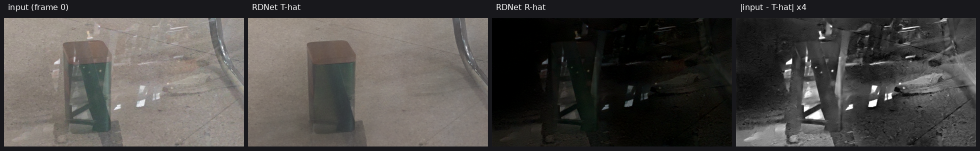
#> input picture RDNet_901_frame0_analyze.png, 1960 x 301 px, found by its file name (shown at 1/2 size)
$ python demo_synth_occlusion_v3.py
#> lines starting #> are read from the running program, lines starting #| are printed output that depends on the picture; after the words box and inside, x2 and y2 are one past the last pixel; in counts of white or black regions, pixels touching at a corner belong together; pictures that were not available may be replaced by others from this repository, and a replacement may not be noted
### scripts/synth_occlusion_v2.py
"""合成遮挡区（Ω）注入：S1 随机平滑闭曲线 + S2 真实行人剪影（变换后作为投影轮廓）。

物理（与实测口径对齐，见 2026.10.26_物理模型_最终版 与 2026.10.28_遮蔽区定义档）：
    c(x)  遮挡覆盖率场（0..1，边界软过渡）
    T'    = (1 - eta*c) * T                <- 照度下降（目标本身更暗，实测 10.9%±7.3%）
    R'    = (1 - c) * R + c * R_occ        <- 亮反射被"暗的、离焦的自身反射"替换
    I     = T' + b * R'
    om    = c > 0.5                        <- 精确掩码（由构造给出，无需标注）

用法：
    python synth_occlusion_v2.py --selftest
    python synth_occlusion_v2.py --demo --demo-out demo.png
"""
import argparse
import glob
import os
import sys

import cv2
import numpy as np

LIB_DEFAULT = os.environ.get(
    "TINTED_SILHOUETTES",
    "/DataDisk/zmy_code/TintedGlass_Enhance/data/silhouettes/lib")

# ---- 实测锚点（2026-10-29 重新标定，见 measure_real_darkness_gap / check_illumination_vs_reflection）----
# 关键修正：真实数据里 Ω 内的"暗"主要不是目标变暗，而是**输入相对目标暗**：
#   1026 池 82 对：T_in/T_out = 0.963，I_in/T_out = 0.803 ⇒ I/T_in ≈ 0.87
#   ⇒ 网络必须在 Ω 内**局部提亮**约 13%，而这一点是任何全局增益都做不到的
I_OVER_T_IN = (0.87, 0.10)             # Ω 内 I/T 的目标分布（截断到 [0.55, 1.05]）
I_OVER_T_OUT = 1.045                   # Ω 外 I/T（反射贡献 +4.5%）
R_OCC_RATIO = (0.015, 0.030)           # Ω 内"遮挡物自身暗反射"占 T 的比例（方案 B）
R_OCC_SIGMA = (10.0, 24.0)             # 离焦半径
EDGE_PX = (0.6, 1.2)                   # 边界软过渡宽度（用户：真实边缘更清晰）
TARGET_DARKEN = 0.0                    # 目标是否也压暗（实测只有 3.7%，默认不加）

# ------------------------------------------------------------------ 形状
# [10 lines left out: function _pad_to, not called in this run]


def _place(rng, m, H, W, bottom_bias=0.7):
    """把形状放到画布上：多数贴下缘/侧缘（拍摄者通常站在取景框边缘），少数任意位置。"""
    h, w = m.shape
    if h > H or w > W:                      # 超界先等比缩进画布
        k = min(H / h, W / w) * 0.95
        m = cv2.resize(m, (max(1, int(w * k)), max(1, int(h * k))), interpolation=cv2.INTER_AREA)
        h, w = m.shape
    canvas = np.zeros((H, W), np.float32)
    if rng.random() < bottom_bias:
        y = H - h - rng.integers(0, max(1, H // 12))
        side = int(rng.integers(0, 3))
        if side == 0:
            x = rng.integers(0, max(1, W // 6))
        elif side == 1:
            x = W - w - rng.integers(0, max(1, W // 6))
        else:
            x = rng.integers(0, max(1, W - w + 1))
    else:
        y = rng.integers(0, max(1, H - h + 1))
        x = rng.integers(0, max(1, W - w + 1))
    y = int(min(max(0, int(y)), H - h))      # 硬夹紧，避免切片越界
    x = int(min(max(0, int(x)), W - w))
    canvas[y:y + h, x:x + w] = m
    return canvas


def _soft_edge(m, rng, edge_px=None):
    """把二值掩码变成带软过渡的覆盖率场 c∈[0,1]（内正外负的有符号距离）。"""
    e = float(rng.uniform(*EDGE_PX)) if edge_px is None else float(edge_px)
    b = (m > 0.5).astype(np.uint8)
    d_in = cv2.distanceTransform(b, cv2.DIST_L2, 5)
    d_out = cv2.distanceTransform(1 - b, cv2.DIST_L2, 5)
    return np.clip(0.5 + (d_in - d_out) / (2.0 * e), 0.0, 1.0).astype(np.float32)


def _elastic(rng, m, amp_frac=0.05, k=3):
    """低频弹性形变：模仿投影面上的非线性拉伸/挤压。"""
    H, W = m.shape
    small = (6, 6)
    dx = rng.normal(0, 1, (small[0], small[1])).astype(np.float32)
    dy = rng.normal(0, 1, (small[0], small[1])).astype(np.float32)
    dx = cv2.resize(dx, (W, H), interpolation=cv2.INTER_CUBIC)
    dy = cv2.resize(dy, (W, H), interpolation=cv2.INTER_CUBIC)
    a = amp_frac * min(H, W)
    xx, yy = np.meshgrid(np.arange(W, dtype=np.float32), np.arange(H, dtype=np.float32))
    return cv2.remap(m, xx + a * dx, yy + a * dy, interpolation=cv2.INTER_LINEAR,
                     borderMode=cv2.BORDER_CONSTANT, borderValue=0)


def _affine_shape(rng, m, widen=(1.20, 1.70), squash=(0.80, 1.05), shear=0.10):
    """把剪影"放宽"成该视角下的投影轮廓。

    用户定案（2026-10-29）：**不做旋转** —— 旋转会破坏语义（人看起来是歪的）；
    改为各向异性放宽（x 拉宽 1.2–1.7×，y 轻微压缩 0.8–1.05×）+ 小幅剪切。
    """
    h, w = m.shape
    sx = float(rng.uniform(*widen))
    sy = float(rng.uniform(*squash))
    sh = float(rng.uniform(-shear, shear))
    l00, l01 = sx, sx * sh
    l10, l11 = 0.0, sy
    cx, cy = (w - 1) / 2.0, (h - 1) / 2.0
    tx = cx - (l00 * cx + l01 * cy)
    ty = cy - (l10 * cx + l11 * cy)
    M = np.array([[l00, l01, tx], [l10, l11, ty]], dtype=np.float64)
    return cv2.warpAffine(m.astype(np.float32), M, (w, h), flags=cv2.INTER_LINEAR,
                          borderMode=cv2.BORDER_CONSTANT, borderValue=0)


# [16 lines left out: function sample_S1, not called in this run]


def _bbox_crop(m):
    ys, xs = np.nonzero(m > 0.5)
    if len(ys) < 20:
        return m
    return m[ys.min():ys.max() + 1, xs.min():xs.max() + 1]


def sample_S2(rng, lib, H, W, area_frac, upper_p=0.5, widen=None):
    """S2：真实行人剪影 → 放宽（不旋转）→ 可选只保留上半身 → 按目标面积缩放并贴边。

    upper_p：以该概率只取"上半身"（顶部 35–80%），此时底边是画框切边（真实拍摄者常被画框切掉）。
    返回 (mask, anchored_bottom)。
    """
    m = lib[int(rng.integers(0, len(lib)))].astype(np.float32)
    if m.max() > 1.5:
        m = (m > 127).astype(np.float32)
    m = _bbox_crop(m)
    m = _affine_shape(rng, m) if widen is None else _affine_shape(rng, m, widen=widen)
    if rng.random() < 0.7:
        m = _elastic(rng, m, amp_frac=float(rng.uniform(0.015, 0.040)))
    m = _bbox_crop(m)

    upper = rng.random() < upper_p
    if upper:
        f = float(rng.uniform(0.35, 0.80))
        h0 = max(8, int(m.shape[0] * f))
        m = m[:h0]
        m = _bbox_crop(m)

    # 按目标面积缩放（先粗调，再按实际面积精调一次）
    for _ in range(2):
        a_now = max(float((m > 0.5).sum()), 1.0)
        k = np.sqrt(area_frac * H * W / a_now)
        m = cv2.resize(m, (max(1, int(m.shape[1] * k)), max(1, int(m.shape[0] * k))),
                       interpolation=cv2.INTER_NEAREST)
    m = (m > 0.5).astype(np.float32)
    return m, upper


# [14 lines left out: function coverage, not called in this run]


# ------------------------------------------------------------------ 注入
def apply_occlusion(T, R, c, rng, b=None, i_over_t_in=I_OVER_T_IN,
                    r_occ_ratio=R_OCC_RATIO, target_darken=TARGET_DARKEN):
    """把遮挡注入到 (T, R) 上，返回 I, T_target, R_eff, om。

    标定口径（2026-10-29）：直接对齐**观测量** I/T。
      Ω 外：I/T ≈ 1.045（反射贡献 +4.5%）
      Ω 内：I/T ≈ 0.87 ± 0.10  ——即输入比目标暗约 13%，这是"目标没变、输入变暗"的情形，
            需要网络做**局部提亮**；任何全局增益都无法同时满足内外两侧。
    分解：I/T_in = (1 - eta_in) + ratio_occ，其中 ratio_occ ~ R_OCC_RATIO（方案 B 的暗反射）。
    """
    H, W = T.shape[:2]
    T = T.astype(np.float32)
    R = R.astype(np.float32)
    c3 = c[..., None]
    om = (c > 0.5)

    Tt = (1.0 - target_darken * c3) * T                   # 目标（默认不压暗）
    b = float(np.exp(rng.uniform(np.log(0.4), np.log(1.5)))) if b is None else float(b)

    # 先按"Ω 外 I/T = 1.045"定反射整体强度
    denom = float((R * (1 - c3)).sum())
    if denom > 1e-3:
        beta = (I_OVER_T_OUT - 1.0) * float((Tt * (1 - c3)).sum()) / denom
        beta = float(np.clip(beta, 0.0, 5.0))
    else:
        beta = 0.0

    # Ω 内：目标 I/T 由分布给定，拆成 (1-eta_in) + ratio_occ
    tgt = float(np.clip(rng.normal(*i_over_t_in), 0.55, 1.05)) if np.ndim(i_over_t_in) else float(i_over_t_in)
    ratio = float(rng.uniform(*r_occ_ratio)) if np.ndim(r_occ_ratio) else float(r_occ_ratio)
    eta_in = float(np.clip(1.0 - tgt + ratio, 0.0, 0.6))

    sig = float(rng.uniform(*R_OCC_SIGMA))
    R_occ = cv2.GaussianBlur(R, (0, 0), sig)
    m = float(R_occ[om].mean()) if om.any() else 0.0
    if m > 1e-3 and om.any():
        R_occ = R_occ * (ratio * float(Tt[om].mean()) / m)
    else:
        R_occ = np.zeros_like(R)

    I = (1.0 - eta_in * c3) * Tt + b * beta * (1.0 - c3) * R + c3 * R_occ
    I = np.clip(I, 0, 255)
    return I.astype(np.uint8), Tt.astype(np.uint8), (R * beta), om


def load_lib(lib_dir=None):
    d = lib_dir or LIB_DEFAULT
    ps = sorted(glob.glob(os.path.join(d, "*.png")))
    if not ps:
        raise FileNotFoundError(f"剪影库为空: {d}")
    lib = []
    for p in ps:
        m = cv2.imread(p, 0)
        if m is None:
            continue
        # 库内 PNG 存的是 0/255，统一归一到 0/1（面积计算依赖这一点）
        lib.append((m > 127).astype(np.float32))
    return lib


# ------------------------------------------------------------------ 自检 / 演示
def _stats(T, I, om):
    gT = T.mean(2).astype(np.float64)
    gI = I.mean(2).astype(np.float64)
    valid = gT > 20
    r = np.where(valid, gI / np.maximum(gT, 1e-6), np.nan)
    return dict(area=float(om.mean()), ratio_in=float(np.nanmean(r[om])),
                ratio_out=float(np.nanmean(r[~om])))


# [80 lines left out: functions selftest, demo, not called in this run]


# [12 lines that do not run on import are left out]

### scripts/demo_synth_occlusion_v3.py
"""合成遮挡演示 v3：看"边缘锐度 + 暗度"，含 Ω 局部 2× 放大格。

3 行 = 三档照度下降（η = 10.9% / 18% / 25%），均带方案 B 的暗反射替换（I/T_in ≈ 1.02）。
每行 5 格：T' | I | I 的 Ω 局部 2× 放大 | I 的 Ω 局部 4× 放大 | Ω 轮廓

用法：python demo_synth_occlusion_v3.py --out demo.png
"""
import argparse
import glob
import os
import sys

import cv2
import numpy as np

sys.path.insert(0, os.path.dirname(os.path.abspath(__file__)))
import synth_occlusion_v2 as S  # noqa: E402

P = os.environ.get("TINTED_ROOT", "/DataDisk/zmy_code/TintedGlass_Enhance")
IOT = [0.95, 0.87, 0.78]   # Ω 内 I/T 的目标值（暗度三档）
NAMES = ["I/T in=0.95 (mild)", "I/T in=0.87 (calibrated mean)", "I/T in=0.78 (strong)"]


def real_pair(size):
    cand = sorted(glob.glob(os.path.join(P, "data/train_sets/real_pairs_1026/I/*.png")))
    key = os.path.basename(cand[0])
    base = os.path.dirname(os.path.dirname(cand[0]))
    Ti = cv2.imread(os.path.join(base, "T", key)).astype(np.float32)
    Ii = cv2.imread(os.path.join(base, "I", key)).astype(np.float32)
    a = float(Ii.mean() / max(Ti.mean(), 1e-6))       # 逐图增益归一后再估反射
    R = np.clip(Ii - a * Ti, 0, 255)
    return cv2.resize(Ti, (size, size)), cv2.resize(R, (size, size))


def zoom_crop(img, om, k, pad=8):
    ys, xs = np.nonzero(om)
    if len(ys) == 0:
        return cv2.resize(img, (img.shape[1] * k, img.shape[0] * k))
    y0, y1 = max(0, ys.min() - pad), min(img.shape[0], ys.max() + pad)
    x0, x1 = max(0, xs.min() - pad), min(img.shape[1], xs.max() + pad)
    crop = img[y0:y1, x0:x1]
    return cv2.resize(crop, (crop.shape[1] * k, crop.shape[0] * k), interpolation=cv2.INTER_NEAREST)


def main():
    ap = argparse.ArgumentParser()
    ap.add_argument("--out", default="demo_synth_v3.png")
    ap.add_argument("--size", type=int, default=220)
    a = ap.parse_args()

    T, R = real_pair(a.size)
#> in real_pair, `a = float(Ii.mean() / max(Ti.mean(), 1e-6))`: a = 1
#> in real_pair, `R = np.clip(Ii - a * Ti, 0, 255)`: R: shape (301, 1960, 3) float32; every value is 0
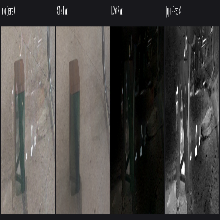
#> T: shape (220, 220, 3) float32; mean of channels 0, 1, 2 70.4, 72.9, 75.6; drawn as B, G, R
#> R: shape (220, 220, 3) float32; every value is 0
    lib = S.load_lib()
#> lib = 1 item

    # 固定一个"上半身"形状，三行共用，保证暗度对比公平
    m, up = S.sample_S2(np.random.default_rng(77), lib, a.size, a.size, 0.15, upper_p=1.0)
#> in sample_S2, `m = lib[int(rng.integers(0, len(lib)))].astype(np.float32)`:
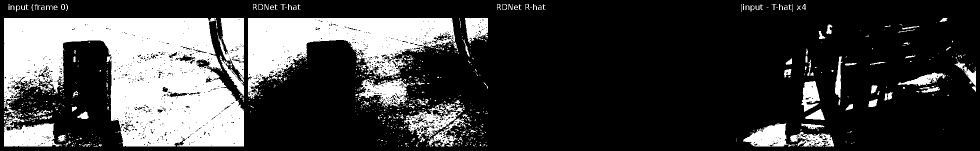
#> m: shape (301, 1960) float32 (shown at 1/2 size); values 0 (black) and 1 (white), 24.3% white; 935 white regions (820 under 20 px), largest, box (x1, y1, x2, y2) and area: (8, 36, 488, 293) 76951, (496, 36, 910, 198) 31826, (436, 36, 488, 193) 4873
#> in _bbox_crop, `return m[ys.min():ys.max() + 1, xs.min():xs.max() + 1]`: returned value: shape (285, 1944) float32; values 0 (black) and 1 (white), 25.9% white; 935 white regions (820 under 20 px), largest, box (x1, y1, x2, y2) and area: (0, 28, 480, 285) 76951, (488, 28, 902, 190) 31826, (428, 28, 480, 185) 4873
#> in sample_S2, `m = m[:h0]`:
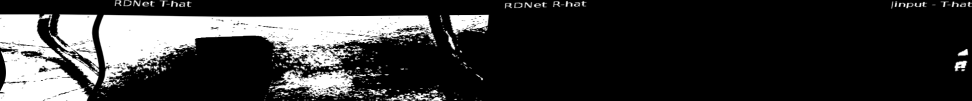
#> m: shape (201, 1944) float32 (shown at 1/2 size); min 0, max 1, mean 0.203
#> the loop in sample_S2, `for _ in range(2):` made 2 passes
#> (a_now, k) on passes 1 to 2: (79441, 0.302), (7191, 1)
#> in sample_S2, `m = (m > 0.5).astype(np.float32)`: m: shape (60, 589) float32; values 0 (black) and 1 (white), 20.4% white; 142 white regions (135 under 20 px), largest, box (x1, y1, x2, y2) and area: (61, 9, 263, 52) 3856, (0, 9, 55, 60) 1651, (32, 9, 61, 51) 646
#> up = True
    c = S._soft_edge(S._place(np.random.default_rng(78), m, a.size, a.size, 0.95), np.random.default_rng(79))
#> in _soft_edge, `e = float(rng.uniform(*EDGE_PX)) if edge_px is None else float(edge_px)`: e = 1.15
#> in _soft_edge, `b = (m > 0.5).astype(np.uint8)`:
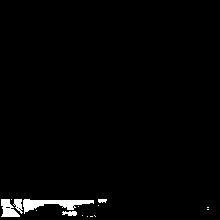
#> b: shape (220, 220); values 0 (black) and 1 (white), 1.8% white; 15 white regions (10 under 20 px), largest, box (x1, y1, x2, y2) and area: (23, 199, 94, 214) 463, (1, 199, 20, 217) 212, (13, 199, 23, 214) 84, (62, 211, 77, 216) 56, (98, 199, 107, 203) 30
#> in _soft_edge, `d_out = cv2.distanceTransform(1 - b, cv2.DIST_L2, 5)`:
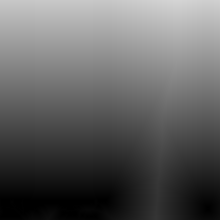
#> d_out: shape (220, 220) float32; min 0, max 212.9, mean 96.9

    rows, labels = [], []
    for iot, name in zip(IOT, NAMES):
        I, Tt, Reff, om = S.apply_occlusion(T, R, c, np.random.default_rng(5), b=1.0, i_over_t_in=iot)
        st = S._stats(Tt, I, om)
        ov = I.copy()
        cnts, _ = cv2.findContours(om.astype(np.uint8), cv2.RETR_EXTERNAL, cv2.CHAIN_APPROX_SIMPLE)
        cv2.drawContours(ov, cnts, -1, (0, 255, 0), 1)
        z2 = zoom_crop(I, om, 2)
        z4 = zoom_crop(I, om, 4)
        H = Tt.shape[0]
        z2 = cv2.resize(z2, (H, H)) if z2.shape[0] != H else z2
        z4 = cv2.resize(z4, (H, H)) if z4.shape[0] != H else z4
        rows.append(np.hstack([Tt, I, z2, z4, ov]))
        labels.append(f"{name}  Om={st['area']*100:.1f}%  I/T in={st['ratio_in']:.3f}  out={st['ratio_out']:.3f}")
        print("  " + labels[-1])
#> this loop made 3 passes
#> st on passes 1 to 3: {'area': 0.0178, 'ratio_in': 0.923, 'ratio_out': 1}, {'area': 0.0178, 'ratio_in': 0.845, 'ratio_out': 1}, {'area': 0.0178, 'ratio_in': 0.758, 'ratio_out': 1}
#|   I/T in=0.95 (mild)  Om=1.8%  I/T in=0.923  out=1.000
#|   I/T in=0.87 (calibrated mean)  Om=1.8%  I/T in=0.845  out=1.000
#|   I/T in=0.78 (strong)  Om=1.8%  I/T in=0.758  out=1.000
#> after the loop, labels = 3 items; rows = 3 items

    canvas = np.vstack(rows)
#> canvas: shape (660, 1100, 3)
    step = rows[0].shape[0]
#> step = 220
    for i, lab in enumerate(labels):
        y = i * step + 18
        cv2.putText(canvas, lab, (5, y), cv2.FONT_HERSHEY_SIMPLEX, 0.42, (0, 0, 0), 3, cv2.LINE_AA)
        cv2.putText(canvas, lab, (5, y), cv2.FONT_HERSHEY_SIMPLEX, 0.42, (255, 255, 255), 1, cv2.LINE_AA)
#> this loop made 3 passes
#> y on passes 1 to 3: 18, 238, 458
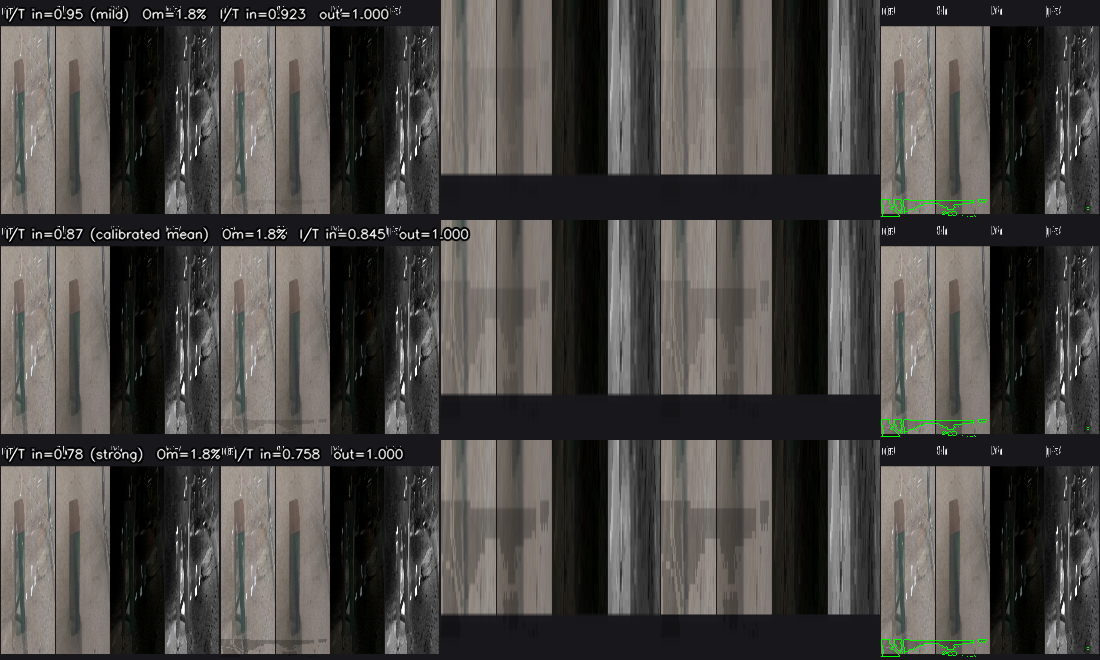
#> canvas: shape (660, 1100, 3); mean of channels 0, 1, 2 69.2, 72, 74.3; drawn as B, G, R
    hdr = np.zeros((24, canvas.shape[1], 3), np.uint8)
    cv2.putText(hdr, "T' | I | Omega zoom x2 | Omega zoom x4 | Omega contour", (5, 17),
                cv2.FONT_HERSHEY_SIMPLEX, 0.44, (200, 220, 255), 1, cv2.LINE_AA)
    canvas = np.vstack([hdr, canvas])
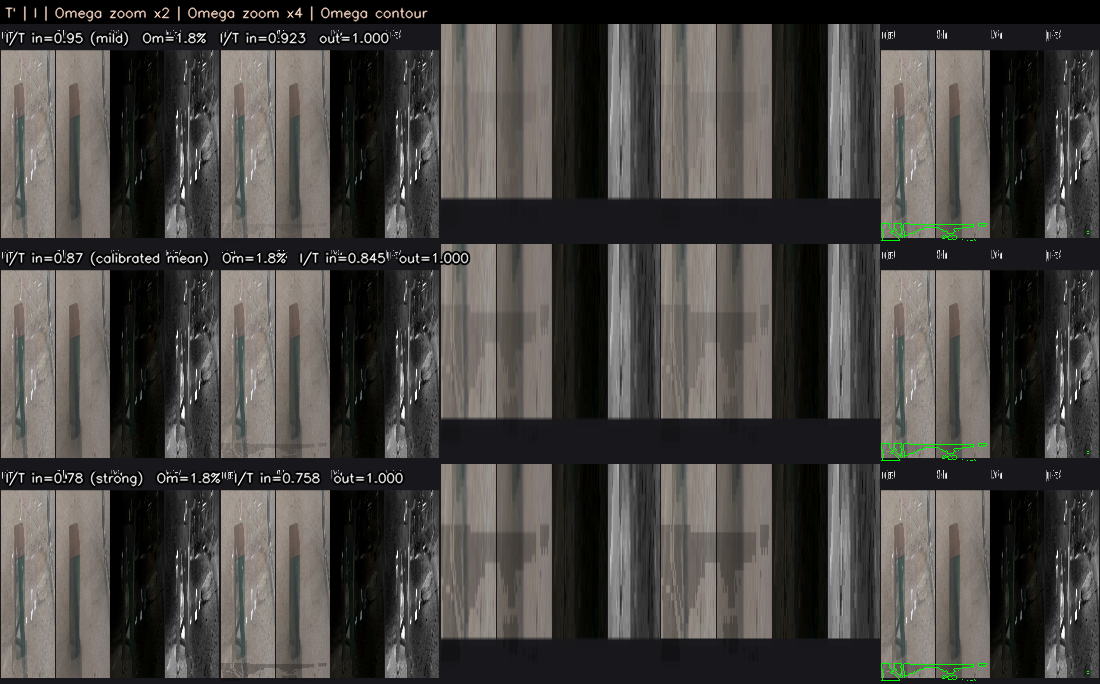
#> canvas: shape (684, 1100, 3); mean of channels 0, 1, 2 67, 69.7, 72; drawn as B, G, R
    cv2.imwrite(a.out, canvas)
    print("写出", a.out, canvas.shape)
#| 写出 demo_synth_v3.png (684, 1100, 3)


if __name__ == "__main__":
    main()

$ run again, on RDNet_901_frame0_vs_600.png
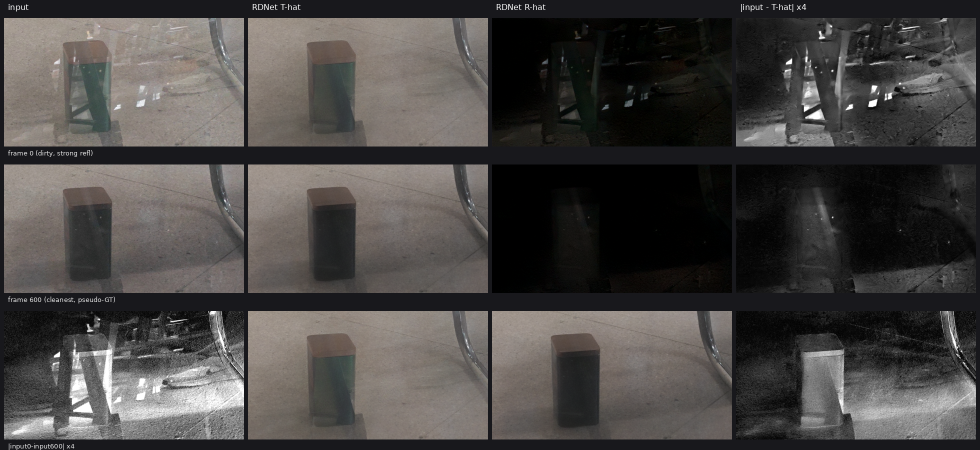
#> input picture RDNet_901_frame0_vs_600.png, 1960 x 899 px, found by its file name (shown at 1/2 size)
#> in real_pair, `a = float(Ii.mean() / max(Ti.mean(), 1e-6))`: a = 1
#> lib = 1 item
#> the loop in sample_S2, `for _ in range(2):` made 2 passes
#> (a_now, k) on passes 1 to 2: (225110, 0.18), (7142, 1.01)
#> in sample_S2, `m = (m > 0.5).astype(np.float32)`:
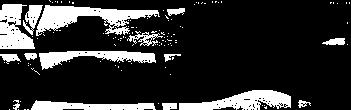
#> m: shape (110, 351) float32; values 0 (black) and 1 (white), 18.6% white; 115 white regions (100 under 20 px), largest, box (x1, y1, x2, y2) and area: (36, 5, 160, 36) 1711, (179, 90, 291, 110) 1281, (39, 51, 156, 70) 1042
#> up = True
#> e = 1.15
#> b: shape (220, 220); values 0 (black) and 1 (white), 5.1% white; 30 white regions (18 under 20 px), largest, box (x1, y1, x2, y2) and area: (22, 155, 96, 173) 590, (107, 205, 173, 217) 448, (1, 154, 22, 181) 369
#> the loop in main, `for iot, name in zip(IOT, NAMES):` made 3 passes
#> st on passes 1 to 3: {'area': 0.0513, 'ratio_in': 0.923, 'ratio_out': 1}, {'area': 0.0513, 'ratio_in': 0.844, 'ratio_out': 1}, {'area': 0.0513, 'ratio_in': 0.757, 'ratio_out': 0.999}
#> (printed output is left out)
#> after the loop in main, `for iot, name in zip(IOT, NAMES):`: labels = 3 items
#> the loop in main, `for i, lab in enumerate(labels):` made 3 passes
#> y on passes 1 to 3: 18, 238, 458
#> in main, `canvas = np.vstack([hdr, canvas])`:
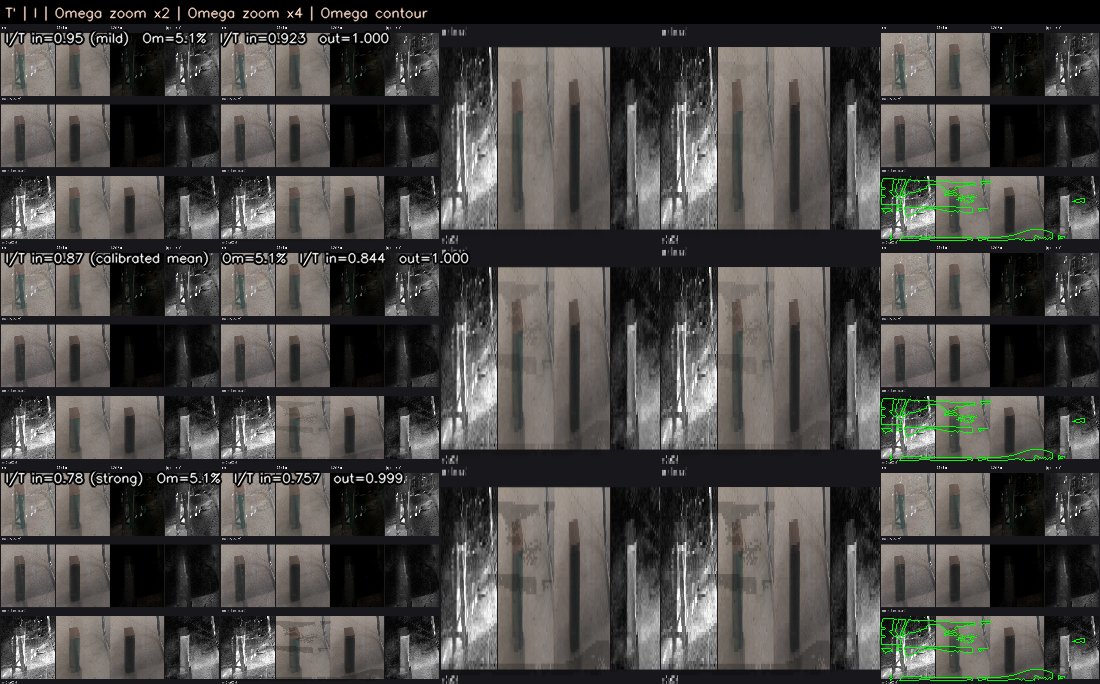
#> canvas: shape (684, 1100, 3); mean of channels 0, 1, 2 70.5, 73, 74.6; drawn as B, G, R
#| 写出 demo_synth_v3.png (684, 1100, 3)
